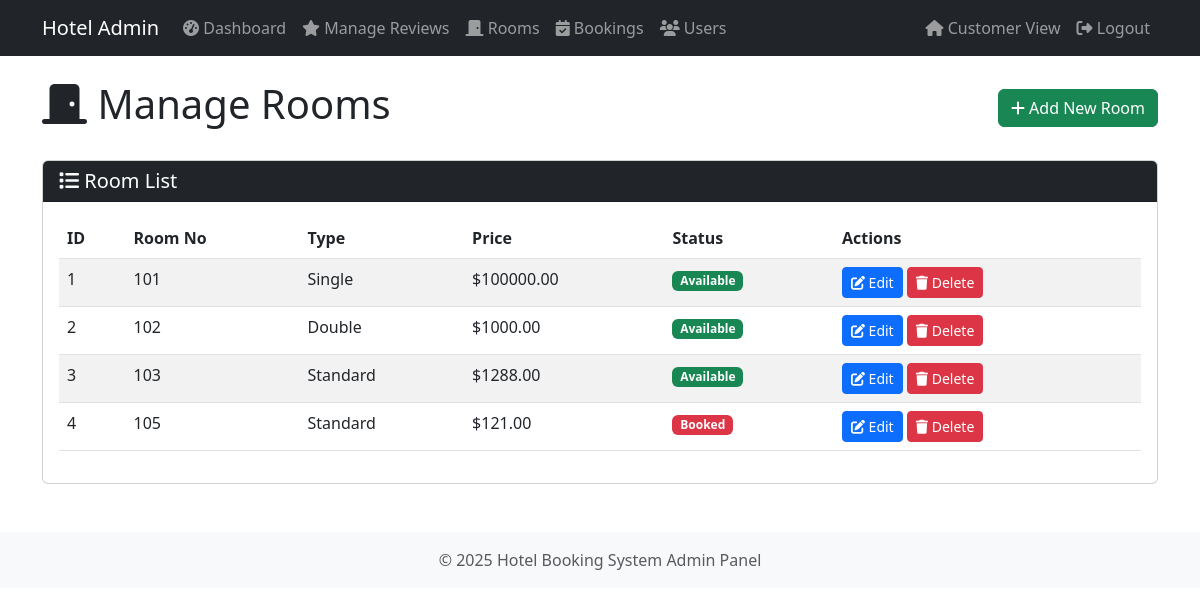
/admin/rooms (signed in), run on an earlier commit of the app's database.
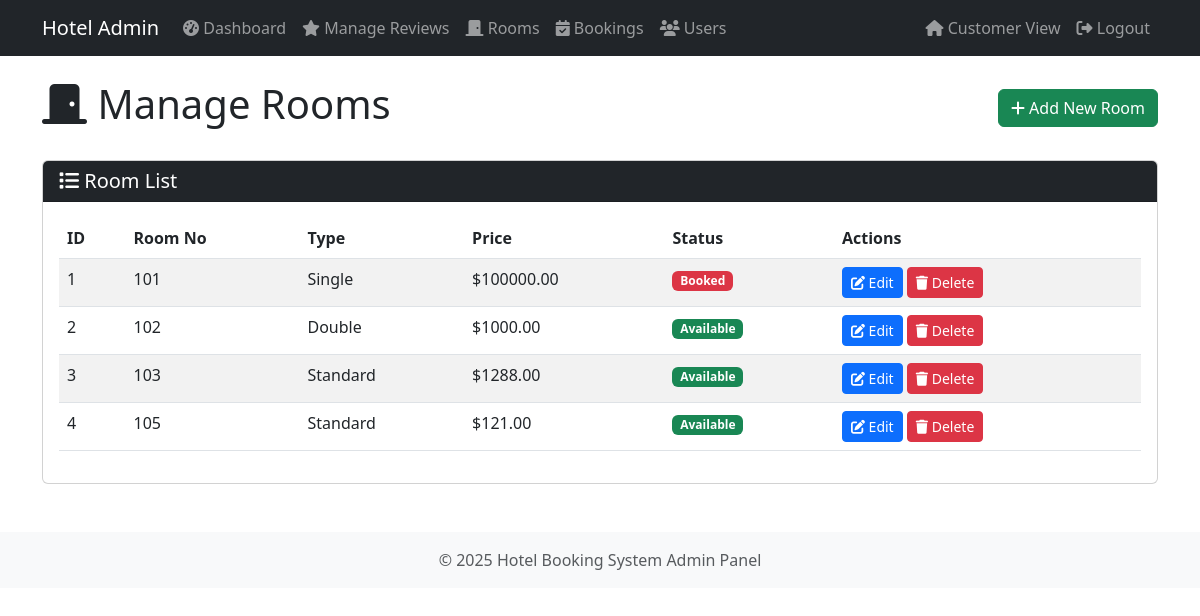
And on a later commit of the database.
### models.py (models this page shows, shortened)
class Room(db.Model):
    __tablename__ = 'rooms'
    r_id = db.Column(db.Integer, primary_key=True)
    room_no = db.Column(db.String(10), unique=True, nullable=False)
    type = db.Column(db.String(50), nullable=False)
    price = db.Column(db.Float, nullable=False)
    is_available = db.Column(db.Boolean, default=True)
    rating = db.Column(db.Float, default=0.0)
    bookings = db.relationship('Booking', backref='room', lazy=True)
    reviews = db.relationship('Review', backref='room', lazy=True)

### routes.py (the view)
@app.route('/admin/rooms')
@login_required
@admin_required
def admin_rooms():
    rooms = Room.query.all()
    return render_template('admin/rooms.html', rooms=rooms)

### routes.py (called while the page is built)
@login_manager.user_loader
def load_user(user_id):
    return User.query.get(int(user_id))

def admin_required(f):
    @wraps(f)
    def decorated_function(*args, **kwargs):
        if not current_user.is_authenticated or current_user.role != 'admin':
            flash('Access denied. Admin privileges required.', 'danger')
            return redirect(url_for('home'))
        return f(*args, **kwargs)
    return decorated_function

### templates/admin/rooms.html (shortened to what this page needs)
{% extends "admin/base.html" %}
{% block content %}
<div class="d-flex justify-content-between align-items-center mb-4">
    <h1><i class="fas fa-door-closed"></i> Manage Rooms</h1>
    <a href="{{ url_for('admin_add_room') }}" class="btn btn-success">
        <i class="fas fa-plus"></i> Add New Room
    </a>
</div>
<div class="card">
    <div class="card-header bg-dark text-white">
        <h5 class="mb-0"><i class="fas fa-list"></i> Room List</h5>
    </div>
    <div class="card-body">
        {% if rooms %}
        <div class="table-responsive">
            <table class="table table-striped">
                <thead>
                    <tr>
                        <th>ID</th>
                        <th>Room No</th>
                        <th>Type</th>
                        <th>Price</th>
                        <th>Status</th>
                        <th>Actions</th>
                    </tr>
                </thead>
                <tbody>
                    {% for room in rooms %}
                    <tr>
                        <td>{{ room.r_id }}</td>
                        <td>{{ room.room_no }}</td>
                        <td>{{ room.type }}</td>
                        <td>${{ "%.2f"|format(room.price) }}</td>
                        <td>
                            <span class="badge {% if room.is_available %}bg-success{% else %}bg-danger{% endif %}">
                                {% if room.is_available %}Available{% else %}Booked{% endif %}
                            </span>
                        </td>
                        <td>
                            <a href="{{ url_for('admin_edit_room', room_id=room.r_id) }}" class="btn btn-sm btn-primary">
                                <i class="fas fa-edit"></i> Edit
                            </a>
                            <button type="button" class="btn btn-sm btn-danger" data-bs-toggle="modal" data-bs-target="#deleteModal{{ room.r_id }}">
                                <i class="fas fa-trash"></i> Delete
                            </button>
                        </td>
                    </tr>
                    {% endfor %}
                </tbody>
            </table>
        </div>
        {% else %}
        <div class="alert alert-info">
            <i class="fas fa-info-circle"></i> No rooms have been added yet.
        </div>
        {% endif %}
    </div>
</div>
{% endblock %}

What changed in the data, as far as the page shows it:
changed Room "Single": is_available "Available" → "Booked"
changed Room id 4: is_available "Booked" → "Available"
